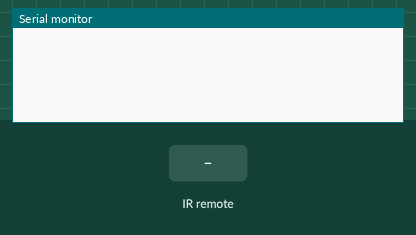
Simulated run of this sketch. Board: Arduino Uno, built with avr-gcc and run on an emulated ATmega328P. On the bench: the last lines printed to the serial monitor. Inputs (shaded band) come from the test bench.

Above: at 1.2 s.
1.3 s: infrared code 0xFFA857 received
At 2.5 s:
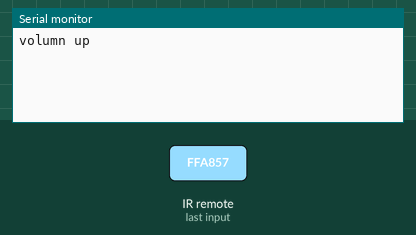
2.8 s: infrared code 0xFFE01F received
At 4.0 s:
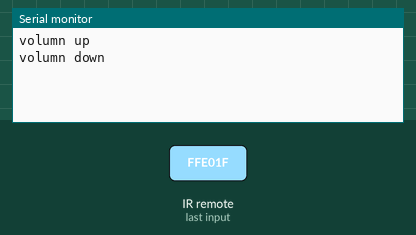
4.3 s: infrared code 0xFFC23D received
At 5.1 s:
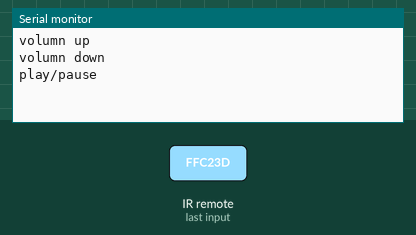
5.8 s: infrared code 0xFF02FD received
At 6.4 s:
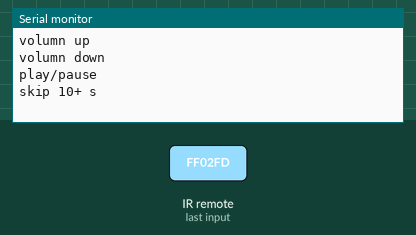
7.3 s: infrared code 0xFF22DD received
At 8.5 s:
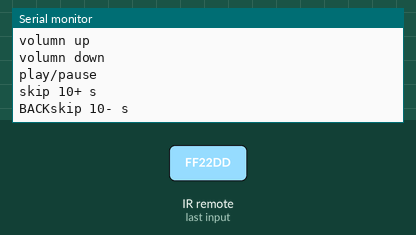
8.8 s: infrared code 0xFF906F received
At 10.0 s:
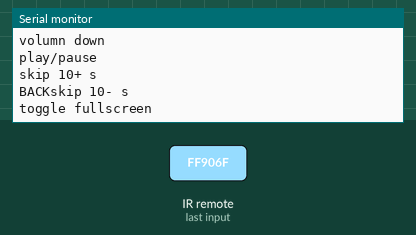

The sketch:

IR_VLC_ARDUINO.ino
```cpp
#include <IRremote.h>

int RECV_PIN = 11;//The definition of the infrared receiver pin 11
IRrecv irrecv(RECV_PIN);
decode_results results;

void setup()
{
  Serial.begin(9600); //Open serial
  irrecv.enableIRIn(); // Initialization infrared receiver
}

void loop()
{
  if (irrecv.decode(&results)) {

    if(results.value == 0xFFA857){ //these hex codes will differ for different remotes
      Serial.println("volumn up");
    }
    if(results.value == 0xFFE01F){
      Serial.println("volumn down");
    }
    if(results.value == 0xFFC23D){
      Serial.println("play/pause");
    }
    if(results.value == 0xFF02FD){
      Serial.println("skip 10+ s");
    }

    if(results.value == 0xFF22DD){
      Serial.println("BACKskip 10- s");
    }

    if(results.value == 0xFF906F){
      Serial.println("toggle fullscreen");
    }
    if(results.value == 0xFF6897){
      Serial.println("EXIT");
    }
    irrecv.resume();
  }
  delay(100);
}
```

Measured:
- after the input at 1.3 s, the serial monitor: prints a new line at once (image 1)
- after the input at 2.8 s, the serial monitor: prints a new line at once (image 2)
- after the input at 4.3 s, the serial monitor: prints a new line at once (image 3)
- after the input at 5.8 s, the serial monitor: prints a new line at once (image 4)
- after the input at 7.3 s, the serial monitor: prints a new line at once (image 5)
- after the input at 8.8 s, the serial monitor: prints a new line at once (image 6)
